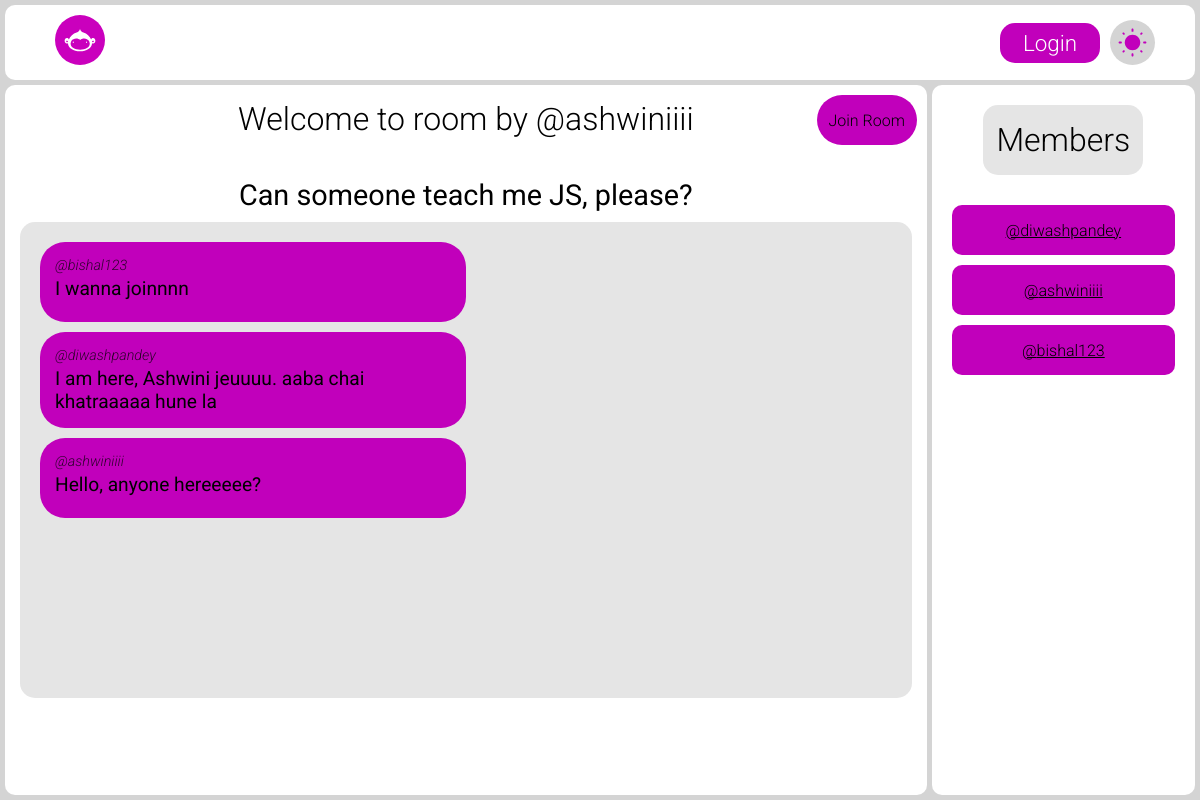
The page /room/1/ on the database its author committed.
### rooms/models.py (models this page shows, shortened)
class Room(models.Model):
    topic = models.ForeignKey(Topic, on_delete = models.CASCADE)
    host = models.ForeignKey(User, on_delete = models.CASCADE, related_name="room_host")
    discription = models.TextField()
    members = models.ManyToManyField(User, related_name="room_members")

class Message(models.Model):
    room = models.ForeignKey('Room', on_delete=models.CASCADE)
    user = models.ForeignKey(User, on_delete=models.SET_NULL, null=True)
    message = models.TextField()

### accounts/models.py (models this page shows, shortened)
class UserAccount(AbstractUser):
    full_name = models.CharField(max_length=100, blank=True, null=True)
    profile_pic = models.ImageField(upload_to="profile_photo/", default="default_profile_photo.jpg")
    location = models.CharField(max_length = 256, blank=True)
    age = models.IntegerField(blank=True,  null=True)
    bio = models.TextField(blank=True, null=True)
    following = models.ManyToManyField('self', blank=True, related_name="followers", symmetrical=False)

### rooms/views.py (the view)
# urls.py: path('<int:pk>/', views.getroompage, name='roompage'),
def getroompage(request, pk):
    key = int(pk)
    if request.method == 'POST':
        message = request.POST.get('message')
        room = Room.objects.get(id=key)
        Message.objects.create(room = room, user = request.user, message = message)
    room = Room.objects.get(id=key)
    room_members = room.members.all()
    messages = Message.objects.filter(room__id = key)
    is_member = False
    if request.user in room_members:
        is_member = True
    return render(request, "rooms/room.html", {'messages': messages, 'room' : room, 'room_members': room_members, "is_member": is_member})

### rooms/templates/rooms/room.html (shortened to what this page needs)
{% extends 'base.html' %}
{% load static %}
{% block stylesheet %}
<link rel="stylesheet" href="{% static 'css/room.css' %}" />
{% endblock %}
{% block content %}
{% include "header.html" %}
<main>
  <div class="main_container">
    <h2>Welcome to room by @{{ room.host.username }}</h2>
    <h2 class="room_title">{{ room.discription }}</h2>
    {% if not is_member %}
    <a href="{% url 'joinroom' pk=room.id%}" class="join_button center">Join Room</a>
    {% endif %}
    <div class="chat_box">
      <ul class="chats">
        {% for i in messages %}
        <li>
          <a href="{% url 'profilepage' %}?profile={{ i.user.username }}">@{{ i.user.username }}</a>
          <p>{{ i.message }}</p>
        </li>
        {% endfor %}
      </ul>
    </div>
  </div>
  <div class="members_container">
    <h2 class="center">Members</h2>
    <ul class="members_list">
      {% for member in room_members %}
      <li class="center"><a href="{% url 'profilepage' %}?profile={{ member.username }}">@{{ member.username }}</a></li>
      {% endfor %}
    </ul>
  </div>
</main>
{% endblock %}

### static/css/base.css (style rules this page uses)
:root { --background-theme:#d4d4d4; --navbar-background:#d7d7d7; --searchbox-background: #e5e5e5; --searchbox-text: #d0d0d0; --theme-text:#000000; --button-background:#c100bb; --username-text:#ca00bd; --mainboxes-background: #ffffff; }
* { margin:0px; padding:0px; box-sizing: border-box; font-family: "Roboto", sans-serif; font-weight: 300; color: var(--theme-text); }
.center { display:flex; justify-content: center; align-items: center; }
body { height:100vh; width:100vw; max-height:100vh; max-width:100vw; padding:5px; color:var(--theme-text); background-color: var(--background-theme); }

### static/css/room.css (style rules this page uses)
main { padding-top:80px; height: calc(100vh - 10px); width: 100%; display: grid; grid-template-columns: 3.5fr 1fr; gap:5px; background-color: var(--background-theme); }
.main_container { padding:15px; display:flex; flex-direction:column; align-items:center ; position:relative; border-radius: 10px; background-color: var(--mainboxes-background); }
.main_container>h2 { margin-bottom: 10px; font-size:2em; }
.room_title { margin-top:30px; font-size:1.8em !important; font-weight: 400; }
.chat_box { height:70%; width:100%; padding:20px; display:flex; flex-direction: column; gap:10px; border-radius: 15px; max-height: 60vh; overflow-y: scroll; background-color: var(--searchbox-background); }
.join_button { height:50px; width:100px; position:absolute; top:10px; right:10px; color:var(--theme-text); text-decoration: none; background-color: var(--button-background); border-radius: 25px; font-size: 1em; margin-bottom:10px; }
.chats { display:flex; flex-direction: column-reverse; }
.chats>li { list-style-type: none; background-color: var(--button-background); max-width:50%; min-height: 80px; max-height: 100000px; padding:15px; border-radius: 25px; margin-bottom:10px; word-wrap: break-word; }
.chats>li>a { display:block; text-decoration: none; opacity:0.75; font-style:italic; font-size: 0.9em; margin-bottom:3px; }
.chats>li>p { font-size:1.2em; font-weight: 400; }
.members_container { padding:20px; background-color: var(--mainboxes-background); width: 100%; width:100%; display: flex; align-items: center; flex-direction: column; border-radius: 10px; }
.members_container>h2 { text-align: center; font-size: 2em; background-color: var(--searchbox-background); height: 70px; width: 160px; border-radius: 15px; margin-bottom:30px; }
.members_list { list-style-type: none; width:100%; }
.members_list>li { height:50px; width:100%; margin-bottom:10px; background-color: var(--button-background); border-radius: 10px; }

### rows shown on the page
Room: host.username "ashwiniiii", discription "Can someone teach me JS, please?"
Message: user.username "ashwiniiii", message "Hello, anyone hereeeee?"
Message: user.username "diwashpandey", message "I am here, Ashwini jeuuuu. aaba chai khatraaaaa hune la"
Message: user.username "bishal123", message "I wanna joinnnn"
UserAccount: username "diwashpandey"
UserAccount: username "ashwiniiii"
UserAccount: username "bishal123"
